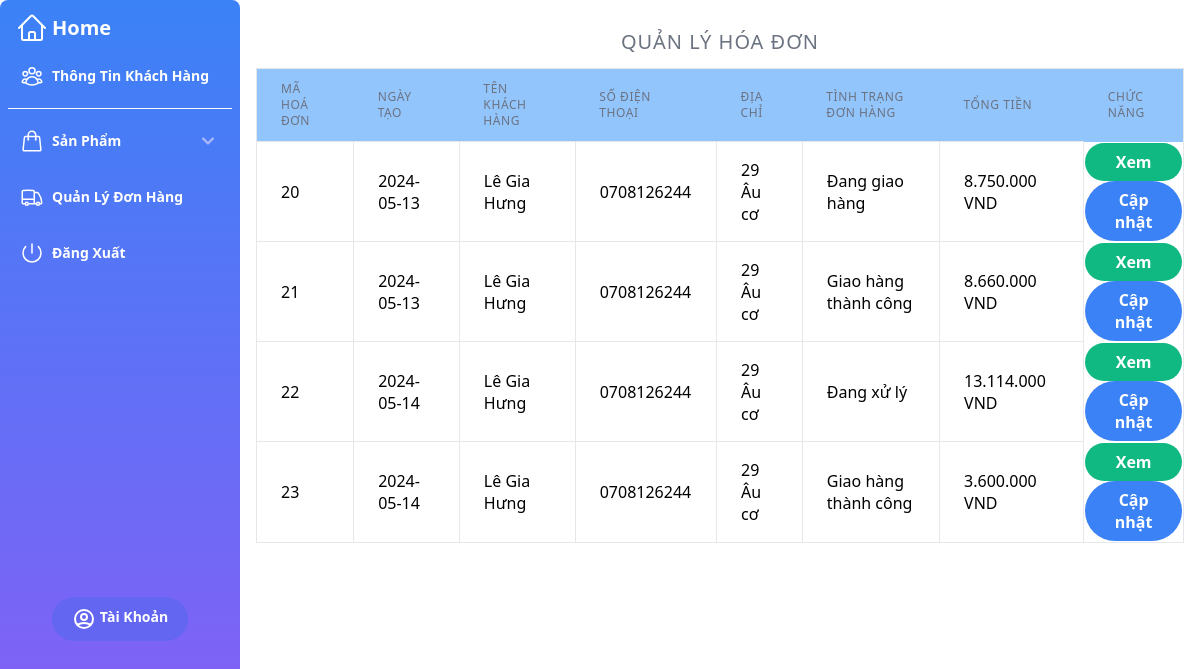
Screenshot of /admins/quanlyhoadon.php (signed in) with the database file from the repository.
### tables this page shows
CREATE TABLE `hoadon` (
  `MaHoaDon` int(5) NOT NULL,
  `NgayLap` date NOT NULL,
  `MaKhachHang` int(5) NOT NULL,
  `TinhTrangDonHang` varchar(100) NOT NULL
);

CREATE TABLE `taikhoankhachhang` (
  `MaKhachHang` int(5) NOT NULL,
  `TenKhachHang` varchar(100) NOT NULL,
  `GioiTinh` tinyint(1) NOT NULL,
  `NgaySinh` date NOT NULL,
  `DiaChi` varchar(255) NOT NULL,
  `SoDienThoai` varchar(20) NOT NULL,
  `Email` varchar(100) NOT NULL,
  `MatKhau` varchar(100) NOT NULL
);

### admins/quanlyhoadon.php (the view, shortened to what this page needs)
<?php
include 'admin_header.php';
$sql = "
    SELECT
        hoadon.MaHoaDon,
        hoadon.NgayLap,
        taikhoankhachhang.TenKhachHang,
        taikhoankhachhang.SoDienThoai,
        taikhoankhachhang.DiaChi,
        hoadon.TinhTrangDonHang,
        SUM(chitiethoadon.SoLuong * chitiethoadon.GiaBan) AS TongTien
    FROM
        hoadon
    INNER JOIN
        taikhoankhachhang ON hoadon.MaKhachHang = taikhoankhachhang.MaKhachHang
    INNER JOIN
        chitiethoadon ON hoadon.MaHoaDon = chitiethoadon.MaHoaDon
    GROUP BY
        hoadon.MaHoaDon
";
$result = mysqli_query($conn, $sql);
if (mysqli_num_rows($result) > 0) {
?>
    <div class="p-4 sm:ml-60">
        <table class="table-auto border-collapse border">
            <h3 class="px-6 py-3 text-center text-xl font-medium text-gray-500 uppercase tracking-wider">Quản Lý Hóa Đơn</h3>
            <thead>
                <tr class="bg-blue-300">
                    <th class="px-6 py-3 text-left text-xs font-medium text-gray-500 uppercase tracking-wider">mã hoá đơn</th>
                    <th class="px-6 py-3 text-left text-xs font-medium text-gray-500 uppercase tracking-wider">ngày tạo</th>
                    <th class="px-6 py-3 text-left text-xs font-medium text-gray-500 uppercase tracking-wider">tên khách hàng</th>
                    <th class="px-6 py-3 text-left text-xs font-medium text-gray-500 uppercase tracking-wider">số điện thoại</th>
                    <th class="px-6 py-3 text-left text-xs font-medium text-gray-500 uppercase tracking-wider">địa chỉ</th>
                    <th class="px-6 py-3 text-left text-xs font-medium text-gray-500 uppercase tracking-wider">tình trạng đơn hàng</th>
                    <th class="px-6 py-3 text-left text-xs font-medium text-gray-500 uppercase tracking-wider">tổng tiền</th>
                    <th class="px-6 py-3 text-left text-xs font-medium text-gray-500 uppercase tracking-wider">chức năng</th>
                </tr>
            </thead>
            <tbody>
                <?php
                while ($row = mysqli_fetch_assoc($result)) {
                ?>
                    <tr class="bg-white hover:bg-gray-100 transition duration-300">
                        <td class="border px-6 py-3"><?php echo $row["MaHoaDon"]; ?></td>
                        <td class="border px-6 py-3"><?php echo $row["NgayLap"]; ?></td>
                        <td class="border px-6 py-3"><?php echo $row["TenKhachHang"]; ?></td>
                        <td class="border px-6 py-3"><?php echo $row["SoDienThoai"]; ?></td>
                        <td class="border px-6 py-3"><?php echo $row["DiaChi"]; ?></td>
                        <td class="border px-6 py-3"><?php echo $row["TinhTrangDonHang"]; ?></td>
                        <td class="border px-6 py-3"><?php echo number_format($row["TongTien"], 0, ',', '.') . ' VND'; ?></td>
                        <td class="flex flex-col">
                            <button type="button" class="bg-green-500 hover:bg-green-700 text-white font-bold py-2 px-4 rounded-full" data-id="<?php echo $row["MaHoaDon"]; ?>" onclick="openViewModal('<?php echo $row["MaHoaDon"]; ?>')">
                                Xem
                            </button>
                            <button type="button" class="bg-blue-500 hover:bg-blue-700 text-white font-bold py-2 px-4 rounded-full" onclick="openUpdateModal('<?php echo $row['MaHoaDon']; ?>', '<?php echo $row['NgayLap']; ?>', '<?php echo $row['TinhTrangDonHang']; ?>')">
                                Cập nhật
                            </button>
                        </td>
                    </tr>
                <?php
                }
                ?>
            </tbody>
        </table>
    </div>
<?php
} else {
    echo "Không có kết quả";
}
?>
<?php include 'admin_footer.php' ?>

### style.css (style rules this page uses)
html, :host { line-height: 1.5; -webkit-text-size-adjust: 100%; -moz-tab-size: 4; -o-tab-size: 4; tab-size: 4; font-family: ui-sans-serif, system-ui, sans-serif, "Apple Color Emoji", "Segoe UI Emoji", "Segoe UI Symbol", "Noto Color Emoji"; font-feature-settings: normal; font-variation-settings: normal; -webkit-tap-highlight-color: transparent; }
body { margin: 0; line-height: inherit; }
h1, h2, h3, h4, h5, h6 { font-size: inherit; font-weight: inherit; }
table { text-indent: 0; border-color: inherit; border-collapse: collapse; }
button, input, optgroup, select, textarea { font-family: inherit; font-feature-settings: inherit; font-variation-settings: inherit; font-size: 100%; font-weight: inherit; line-height: inherit; color: inherit; margin: 0; padding: 0; }
button, select { text-transform: none; }
button, [type='button'], [type='reset'], [type='submit'] { -webkit-appearance: button; background-color: transparent; background-image: none; }
blockquote, dl, dd, h1, h2, h3, h4, h5, h6, hr, figure, p, pre { margin: 0; }
button, [role="button"] { cursor: pointer; }
.flex { display: flex; }
.table-auto { table-layout: auto; }
.border-collapse { border-collapse: collapse; }
.flex-col { flex-direction: column; }
.border { border-width: 1px; }
.text-left { text-align: left; }
.text-center { text-align: center; }
.font-bold { font-weight: 700; }
.uppercase { text-transform: uppercase; }
.transition { transition-property: color, background-color, border-color, text-decoration-color, fill, stroke, opacity, box-shadow, transform, filter, -webkit-backdrop-filter; transition-property: color, background-color, border-color, text-decoration-color, fill, stroke, opacity, box-shadow, transform, filter, backdrop-filter; transition-property: color, background-color, border-color, text-decoration-color, fill, stroke, opacity, box-shadow, transform, filter, backdrop-filter, -webkit-backdrop-filter; transition-timing-function: cubic-bezier(0.4, 0, 0.2, 1); transition-duration: 150ms; }

### rows the page displays
hoadon: MaHoaDon "20", NgayLap "2024-05-13", MaKhachHang.TenKhachHang "Lê Gia Hưng", MaKhachHang.SoDienThoai "0708126244", MaKhachHang.DiaChi "29 Âu cơ", TinhTrangDonHang "Đang giao hàng", TongTien "8.750.000"
hoadon: MaHoaDon "21", NgayLap "2024-05-13", MaKhachHang.TenKhachHang "Lê Gia Hưng", MaKhachHang.SoDienThoai "0708126244", MaKhachHang.DiaChi "29 Âu cơ", TinhTrangDonHang "Giao hàng thành công", TongTien "8.660.000"
hoadon: MaHoaDon "22", NgayLap "2024-05-14", MaKhachHang.TenKhachHang "Lê Gia Hưng", MaKhachHang.SoDienThoai "0708126244", MaKhachHang.DiaChi "29 Âu cơ", TinhTrangDonHang "Đang xử lý", TongTien "13.114.000"
hoadon: MaHoaDon "23", NgayLap "2024-05-14", MaKhachHang.TenKhachHang "Lê Gia Hưng", MaKhachHang.SoDienThoai "0708126244", MaKhachHang.DiaChi "29 Âu cơ", TinhTrangDonHang "Giao hàng thành công", TongTien "3.600.000"
